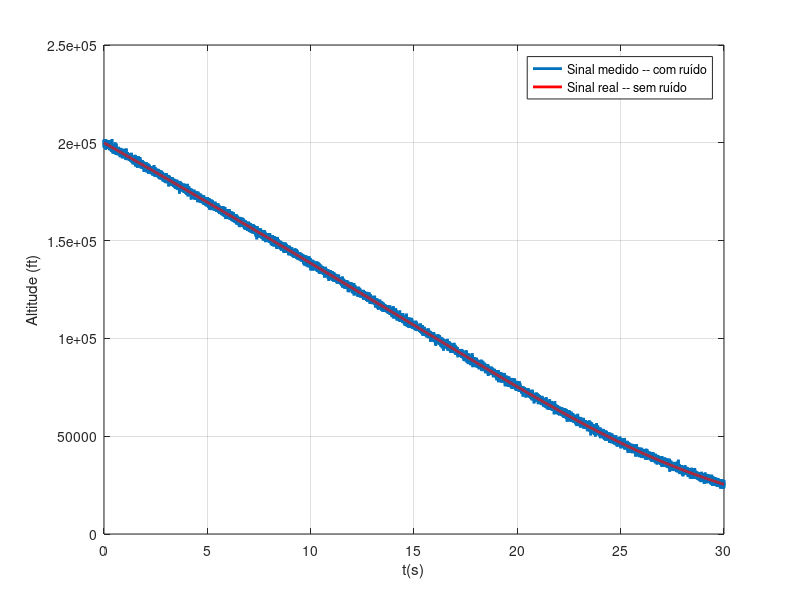

Recreate this plot in MATLAB. (Note: this script raises an error after producing the figure.)
clear all; close all; clc;

% Tempo total de simulação e variáveis de passo de integração.
h      = 0.001;
Ttotal = 30;
Ts     = h;
t      = linspace(0, Ttotal, (Ttotal)/h + 1);  

% Parâmetros iniciais da nossa simulação (altitude e velocidade iniciais).
X{1} = [200000; -6000];

% Coeficiente de arrasto e constante gravitacional.
beta = 500;
g    = 32.2;

% Conforme descrito, para o referido exemplo o ruído de medida apresenta um
% desvio padrão de 1000 e média zero (variável de saída).
desvio_padrao = 1000;
ruido         = 0 + desvio_padrao*randn(1 + (Ttotal/h),1);

% Por meio da equação não-linear da queda de um corpo submetido à gravidade
% e um arrasto com coeficiente de arrasto constante, a gente integra a
% dinâmica e encontraremos a dinâmica da posição e velocidade.
for k = 1:max(size(t))
    % ==============================================================
    % As equações de Runge-Kuta de 2º ordem são simplificarmente, 
    % expressas por meio de:
    %
    %     c1 = f(x, t);
    %     c2 = f(x, t + h);
    %    
    %     x(k+1) = x(k) + (1/2)*(c1 + c2);
    % 
    % O que a gente tentará fazer aqui é reproduzir isso no inline.
    % ==============================================================
    
    % Pega os valores da estrutura 'x' (para condensar os resultados).
    x(1) = X{k}(1,1);
    x(2) = X{k}(2,1);
      
    % Cálculo de c1.
    x_d    = zeros(2,1);   
      
    x_d(1) = x(2);
    x_d(2) = 0.0034*g*exp(-x(1)/22000)*(x(2)^2)/(2*beta) - g;
    
    c1     = [x_d(1);
              x_d(2)];
        
    % Cálculo de c2 -- Nosso caso não depende do tempo.
    x_d = zeros(2,1);
      
    x_d(1) = x(2);
    x_d(2) = 0.0034*g*exp(-x(1)/22000)*(x(2)^2)/(2*beta) - g; 
    
    c2     = [x_d(1);
              x_d(2)];
    
    % Dinâmica 'final'.
    X{k+1} = X{k} + (1/2)*h*(c1 + c2);
end

% A medida 'real' do radar (ou seja, a realidade + ruído).
C = [1 0];
for k = 1:max(size(t))
   % Saída.
   y(k) = C*X{k} + ruido(k); 
   
   % Altitude.
   x(k) = X{k}(1,1);
end

% Plota o sinal real (em vermelho) e o sinal com ruído (azul).
plot(t, y, 'Linewidth', 2); hold on;
plot(t, x, 'r', 'Linewidth', 2); grid;
xlabel('t(s)');
ylabel('Altitude (ft)');
legend('Sinal medido -- com ruído', 'Sinal real -- sem ruído');


% =========================================================================
%
%                       Filtro de Kalman Extendido
%
% =========================================================================
% 'Ruído' no estado (no caso, apenas na aceleração).

% a) Inicialmente, vamos falar que existe um 'match' perfeito entre a dinâmica
% real e o nosso modelo matemático. 
mu_s  = 0;
w     = [0; mu_s];
PSI_s = mu_s^2;

% b) o ruído de medida é o do próprio radar.
R{1}  = desvio_padrao^2;

% Variáveis auxiliares.
P{1}(1,1) = desvio_padrao^2;
P{1}(2,2) = 20000;

% Melhores estimativas iniciais.
x_hat(1)  = 200025;
xd_hat(1) = -6150;

% Vetor de estados no instante inicial (melhores estimativas).
X_hat{1}  = [x_hat(1);
             xd_hat(1)];

for k = 2:max(size(t))
    
    % Vamos quebrar o problema em partes. Determinares o 'rho' com base nas
    % nossas melhores estimativas. 
    % =====================================================================
    rho(k) = 0.0034*exp(-x_hat(k)/22000);
    
    % Variáveis da matriz de estados (já discretizado). Tais valores serão
    % utilizados para determinação das matrizes a serem utilizadas nos
    % ganhos de Kalman.
    % =====================================================================
    f21(k) = rho(k) * g * (xd_hat(k)^2)/(44000 * beta);
    f22(k) = (rho(k) * (xd_hat(k)) * g)/beta;
    
    % Matriz de erros de estado Q{k}.
    % ===============================
    % a) Primeira linha.
    q(1,1) = (Ts^3)/3;
    q(1,2) = (1/2)*(Ts^2) + (1/2)*f22*(Ts^3);

    % b) Segunda linha.
    q(2,1) = (1/2)*(Ts^2) + (1/3)*f22*(Ts^3);
    q(2,2) = Ts + f22*(Ts^2) + (1/3)*(f22^2)*(Ts^3);

    % Matriz 'Q{k}'.
    Q{k} = PSI_s*q;
    
    % Matriz 'R{k}'.
    % ==============
    R{k} = R{1};
     
    % Matriz de estados atualizada (para utilização nas eq. de Riccati).
    % ==================================================================
    % a_ Primeira linha.
    phi_k(1,1) = 1;
    phi_k(1,2) = Ts;

    % b) Segunda linha.
    phi_k(2,1) = f21*Ts;
    phi_k(2,2) = (1 + f22*Ts);
    
    % Aproximação de Taylor das equaçõs de estados.
    PHI{i} = phi_k;
   
    
    % Determina-se a matriz de Kalman.
    % ================================
    M{k} = PHI_k{k} * P{k-1} * (PHI{k}') + Q{k}; 
    K{k} = M{k} * (C') * inv(C * M{k} * (C') + R{k});
    P{k} = (eye(2) - K{k} * C) * M{k};
    
    % Dentro dessa perspectiva, a melhor estimativa ATÉ AGORA que a gente
    % pode ter do estado no instante 'k+1' é dada por:
    % =====================================================================
    X_hat_before_kalman{k+1} = X_hat{k} + X_boa_estimativa{k}*Ts;
    
%     % Determina-se a matriz de Kalman.
%     % ===================================
%     [M{i+1}, K{i+1}, P{i+1}] = Kalman(PHI_k{i}, P{i}, H, R_k, Q_k{i});
    
    % Depois dessa determinação da matriz de Kalman, é necessário fazer um
    % ajutes na estimativa que a gente tem no estado estimado. Dessa forma:
    % =====================================================================
    X_hat{k+1} = X_hat_before_kalman{k+1} + K{k+1}*(z(k) - H*X_hat_before_kalman{k+1});
    
    % Desmebra a criança nas variáveis de interesse.
    % ==============================================
    x_hat(k+1)   = X_hat{k+1}(1,1);
    x_d_hat(k+1) = X_hat{k+1}(2,1);
end

% % Pegando os resultados dos erros de estimativa.
% for i = 1:max(size(X))
%     erro{i}     = X{i} - X_hat{i};
%     erro_x(i)   = erro{i}(1,1);
%     erro_d_x(i) = erro{i}(2,1);
% end
% 
% % Erro de posição.
% plot(t, erro_x(1,1:(end-1))); grid;
% figure;
% % Erro de velocidade.
% plot(t, erro_d_x(1,1:(end-1))); grid;
% 
% 
% % Verificação dos ganhos do filtro de Kalman.
% for i = 1:(max(size(K))-1)
%     k1(i) = K{i+1}(1,1);
%     k2(i) = K{i+1}(2,1);
% end
% figure;
% plot(t, k1, t, k2); grid;
% legend('k1', 'k2');
